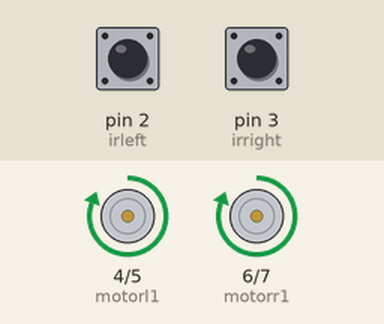
This sketch was run on a simulated Arduino Uno, built with avr-gcc and run on an emulated ATmega328P. On the bench: motor-driver pin pairs drawn as motors (green arrow = first pin HIGH = forward, orange = second pin HIGH = backward, longer = more drive). The test bench sets the inputs (shaded band); at power-on: pin 2 (irleft) LOW, pin 3 (irright) LOW.

Above: at 1.2 s.
1.3 s: pin 2 (irleft) pulled HIGH for 0.15 s
At 1.37 s:
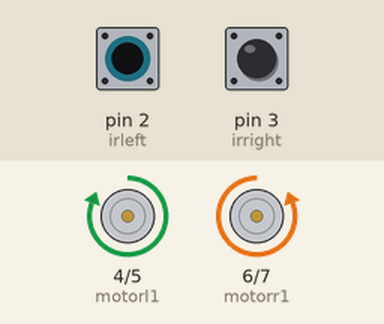
2.9 s: pin 3 (irright) pulled HIGH for 0.15 s
At 2.97 s:
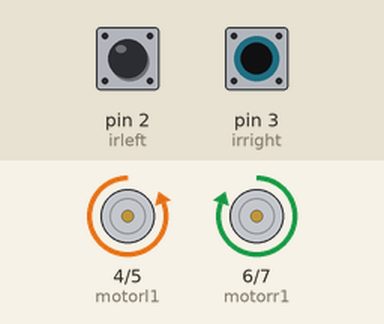
4.5 s: pin 3 (irright) pulled HIGH for 3.2 s
At 8.6 s:
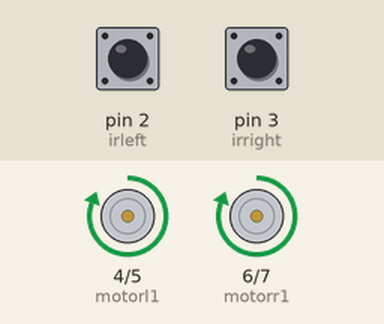
9.2 s: pin 2 (irleft) pulled HIGH for 3.2 s
At 9.7 s:
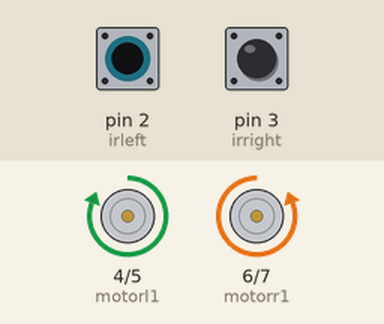
Timing chart, 0 to 13.9 s (numbered marks = the images above; inputs shaded):
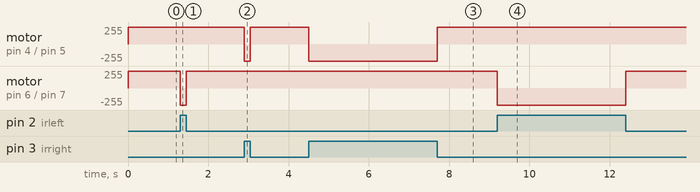

Measured:
- after the input at 1.3 s, motor on pin 6 (motorr1) / pin 7 (motorr2): forward 255/255 → backward 255/255 at once, → forward 255/255 0.15 s later
- after the input at 2.9 s, motor on pin 4 (motorl1) / pin 5 (motorl2): forward 255/255 → backward 255/255 at once, → forward 255/255 0.15 s later
- after the input at 4.5 s, motor on pin 4 (motorl1) / pin 5 (motorl2): forward 255/255 → backward 255/255 at once, → forward 255/255 3.2 s later
- after the input at 9.2 s, motor on pin 6 (motorr1) / pin 7 (motorr2): forward 255/255 → backward 255/255 at once, → forward 255/255 3.2 s later

The sketch:

Arduino_Line_Follower.ino
```cpp
const int irleft = 2;
const int irright = 3;
const int motorl1 = 4;
const int motorl2 = 5;
const int motorr1 = 6;
const int motorr2 = 7;

void setup() {
  // put your setup code here, to run once:
  pinMode(irleft, INPUT);
  pinMode(irright, INPUT);
  pinMode(motorl1, OUTPUT);
  pinMode(motorl2, OUTPUT);
  pinMode(motorr1, OUTPUT);
  pinMode(motorr2, OUTPUT);
}

void loop() {
  // put your main code here, to run repeatedly:
  int stl = digitalRead(irleft);
  int str = digitalRead(irright);
  if (stl == 1 && str == 0){
    digitalWrite(motorl1, HIGH);
    digitalWrite(motorl2,LOW);
    digitalWrite(motorr2, HIGH);
    digitalWrite(motorr1,LOW);
  } else if (stl == 0 && str == 1){
    digitalWrite(motorr1, HIGH);
    digitalWrite(motorr2,LOW);
    digitalWrite(motorl2, HIGH);
    digitalWrite(motorl1,LOW);
  }
  else{
    digitalWrite(motorr1, HIGH);
    digitalWrite(motorr2,LOW);
    digitalWrite(motorl1, HIGH);
    digitalWrite(motorl2,LOW);
  }

}
```
